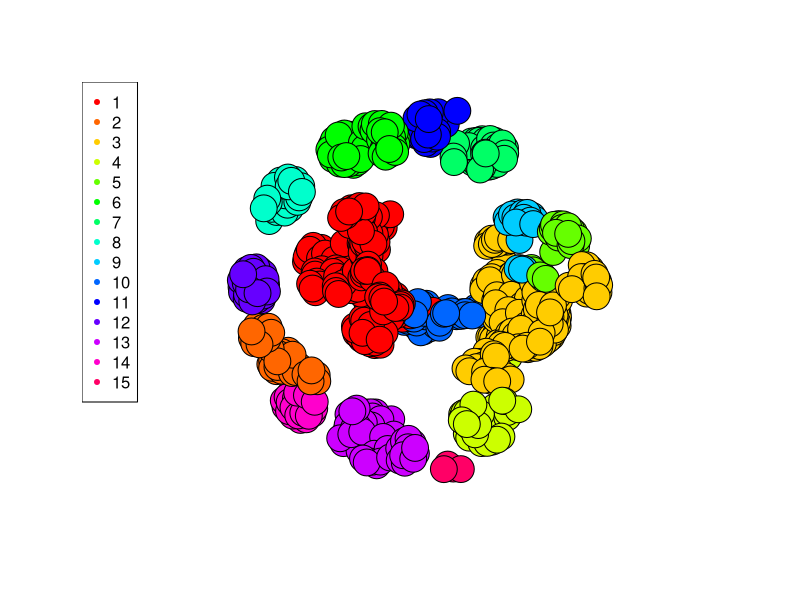

This figure's R source: (Note: this script raises an error after producing the figure.)
## ---- chunk 1
#install.packages("dplyr")
#install.packages("stringi")
#install.packages("igraph")
library(dplyr)
library(stringi)
library(igraph)
## ---- chunk 2
df <- read.csv(file = 'football_competitions.csv')
head(df)
## ---- chunk 3
str(df)
## ---- chunk 4
max(df$pl_a - df$pl_f + df$pl_gd)
## ---- chunk 5
max(df$pl_pi - df$pl_w - df$pl_d -df$pl_l)
## ---- chunk 6
df_clean <- df[,c('pl_w','pl_d','pl_l','pl_f','pl_a','pl_pts')]
## ---- chunk 7
comp_variation <- df %>% group_by(df$competition) %>% summarise(variacion_partidos = sd(pl_pi))
comp_variation <- comp_variation[comp_variation$variacion_partidos > 0,]
comp_variation
## ---- chunk 8
# Separar competicion, grupo y año
intermediate_comp <- stri_match(df$competition, regex="(.*?)[ ]*([^ ]*\\d)$")
intermediate_comp_name <- stri_match(intermediate_comp[,2], regex="(.*?)[ ]+-[ ]+(.*)")
df_clean[is.na(intermediate_comp_name[,1]), 'comp'] <- 
  intermediate_comp[is.na(intermediate_comp_name[,1]),2]
df_clean[is.na(intermediate_comp_name[,1]), 'group'] <- NA
df_clean[!is.na(intermediate_comp_name[,1]), 'comp'] <-
  intermediate_comp_name[!is.na(intermediate_comp_name[,1]),2]
df_clean[!is.na(intermediate_comp_name[,1]), 'group'] <-
  intermediate_comp_name[!is.na(intermediate_comp_name[,1]),3]
intermediate_comp_year <- 
  stri_match(intermediate_comp[,3], regex="(.*)/(.*)")
# Añadir año de comienzo y año de fin.
df_clean[is.na(intermediate_comp_year[,1]),'begin'] <-
  as.integer(intermediate_comp[is.na(intermediate_comp_year[,1]),3])
df_clean[is.na(intermediate_comp_year[,1]),'end'] <-
  as.integer(intermediate_comp[is.na(intermediate_comp_year[,1]),3])
df_clean[!is.na(intermediate_comp_year[,1]),'begin'] <-
  as.integer(intermediate_comp_year[!is.na(intermediate_comp_year[,1]),2])
df_clean[!is.na(intermediate_comp_year[,1]),'end'] <-
  as.integer(paste("20", intermediate_comp_year[!is.na(intermediate_comp_year[,1]),3], sep=""))
## ---- chunk 9
df_clean$pl_team <- stri_match(df$pl_team, regex="([^\\*]*)( \\*)?")[,2]
df_clean$pl_team <- stri_match(df_clean$pl_team, regex="(.*[^ ])( )*")[,2]
## ---- chunk 10
df_clean$female <- !is.na(stri_match(df_clean$comp, regex="Women"))
df_clean$sub21 <- !is.na(stri_match(df_clean$comp, regex="U(nder)?( )*-( )*?21")[,1])
## ---- chunk 11
b <- df_clean[,c("comp","pl_team")] %>% distinct()
n <- length(b[,1])
g <- c()
for (i in 1:n ){
g <- c(g, paste( "C:", b[i,"comp"]), paste("T:", b[i,"pl_team"]))
}
graph <- make_graph(g, directed=FALSE)
## ---- chunk 12
fc <- fastgreedy.community(graph)
df_clean$comp_comm <- membership(fc)[paste("C:",df_clean$comp)]
df_clean$team_comm <- membership(fc)[paste("T:",df_clean$pl_team)]
## ---- chunk 13
sapply(df_clean, function(x) sum(is.na(x)))
## ---- chunk 14
sum(df_clean[,c('pl_w','pl_d','pl_l',
            'pl_f','pl_a','pl_pts',
            'begin','end')]==0)
## ---- chunk 15
boxplot.stats(df$pl_w)$out
## ---- chunk 16
boxplot.stats(df$pl_d)$out
## ---- chunk 17
boxplot.stats(df$pl_l)$out
## ---- chunk 18
boxplot.stats(df$pl_f)$out
## ---- chunk 19
boxplot.stats(df$pl_a)$out
## ---- chunk 20
#write.csv(df_clean, 'clean.csv')
df_final <- read.csv(file = 'clean.csv')
## ---- chunk 21
max(df_final$comp_comm)
## ---- chunk 22
colors <- rainbow(max(membership(fc)))

bb <- df_clean[,c("pl_team", "team_comm")] %>% distinct()
bbb <- df_clean[,c("comp", "comp_comm")] %>% distinct()
comm <- list()
n <- length(bb[,1])
for (i in 1:n ){
comm[paste("T:",bb[i,"pl_team"])] <- bb[i,"team_comm"]
}
n <- length(bbb[,1])
for (i in 1:n ){
comm[paste("C:",bbb[i,"comp"])] <- bbb[i,"comp_comm"]
}
col <- c()
for (name in V(graph)$name){
  col <- c(col, colors[comm[[name]]])
  
}
plot(graph, vertex.label=NA, vertex.size=15, arrow.width=1,vertex.color=col);legend('topleft',legend=1:max(membership(fc)), pch=20, col=colors)
## ---- chunk 23
unique(as.character(df_final[df_final$comp_comm == 1, "comp"]))
## ---- chunk 24
unique(as.character(df_final[df_final$comp_comm == 2, "comp"]))
## ---- chunk 25
unique(as.character(df_final[df_final$comp_comm == 3, "comp"]))
## ---- chunk 26
unique(as.character(df_final[df_final$comp_comm == 4, "comp"]))
## ---- chunk 27
unique(as.character(df_final[df_final$comp_comm == 5, "comp"]))
## ---- chunk 28
unique(as.character(df_final[df_final$comp_comm == 6, "comp"]))
## ---- chunk 29
unique(as.character(df_final[df_final$comp_comm == 7, "comp"]))
## ---- chunk 30
unique(as.character(df_final[df_final$comp_comm == 8, "comp"]))
## ---- chunk 31
unique(as.character(df_final[df_final$comp_comm == 9, "comp"]))
## ---- chunk 32
unique(as.character(df_final[df_final$comp_comm == 10, "comp"]))
## ---- chunk 33
unique(as.character(df_final[df_final$comp_comm == 11, "comp"]))
## ---- chunk 34
unique(as.character(df_final[df_final$comp_comm == 12, "comp"]))
## ---- chunk 35
unique(as.character(df_final[df_final$comp_comm == 13, "comp"]))
## ---- chunk 36
unique(as.character(df_final[df_final$comp_comm == 14, "comp"]))
## ---- chunk 37
unique(as.character(df_final[df_final$comp_comm == 15, "comp"]))
## ---- chunk 38
table(df_clean$team_comm, df_clean$comp_comm)
## ---- chunk 39
df_A <- df_final[df_final$comp_comm %in% c(1,10), c("pl_f","pl_a","pl_w","pl_pts")]
df_B <- df_final[df_final$comp_comm %in% c(3,4,5,9), c("pl_f","pl_a","pl_w","pl_pts")]
## ---- chunk 40
(df_final$pl_f / (df_final$pl_w + df_final$pl_d + df_final$pl_l))[df_final$comp_comm %in% c(1,10),]
(df_final$pl_f / (df_final$pl_w + df_final$pl_d + df_final$pl_l))[df_final$comp_comm %in% c(3,4,5,9),]
## ---- chunk 41
c(mean(df_A$pl_f),mean(df_B$pl_f),mean(df_A$pl_a),mean(df_B$pl_a),
  mean(df_A$pl_w),mean(df_B$pl_w),mean(df_A$pl_pts),mean(df_B$pl_pts))
## ---- chunk 42
c(sd(df_A$pl_f),sd(df_B$pl_f),sd(df_A$pl_a),sd(df_B$pl_a),sd(df_A$pl_w),sd(df_B$pl_w),sd(df_A$pl_pts),sd(df_B$pl_pts))
## ---- chunk 43
data1 <- df_A
data1$pl_f <- (df_final$pl_f / (df_final$pl_w + df_final$pl_d + df_final$pl_l))[df_final$comp_comm %in% c(1,10)]
data1$group <- 'A' 
data2 <- df_B
data2$pl_f <- (df_final$pl_f / (df_final$pl_w + df_final$pl_d + df_final$pl_l))[df_final$comp_comm %in% c(3,4,5,9)]
data2$group <- 'B'
data <- bind_rows(data1,data2)
plot(aov(pl_pts~group, data))
## ---- chunk 44
wilcox.test(data$pl_f~data$group)
